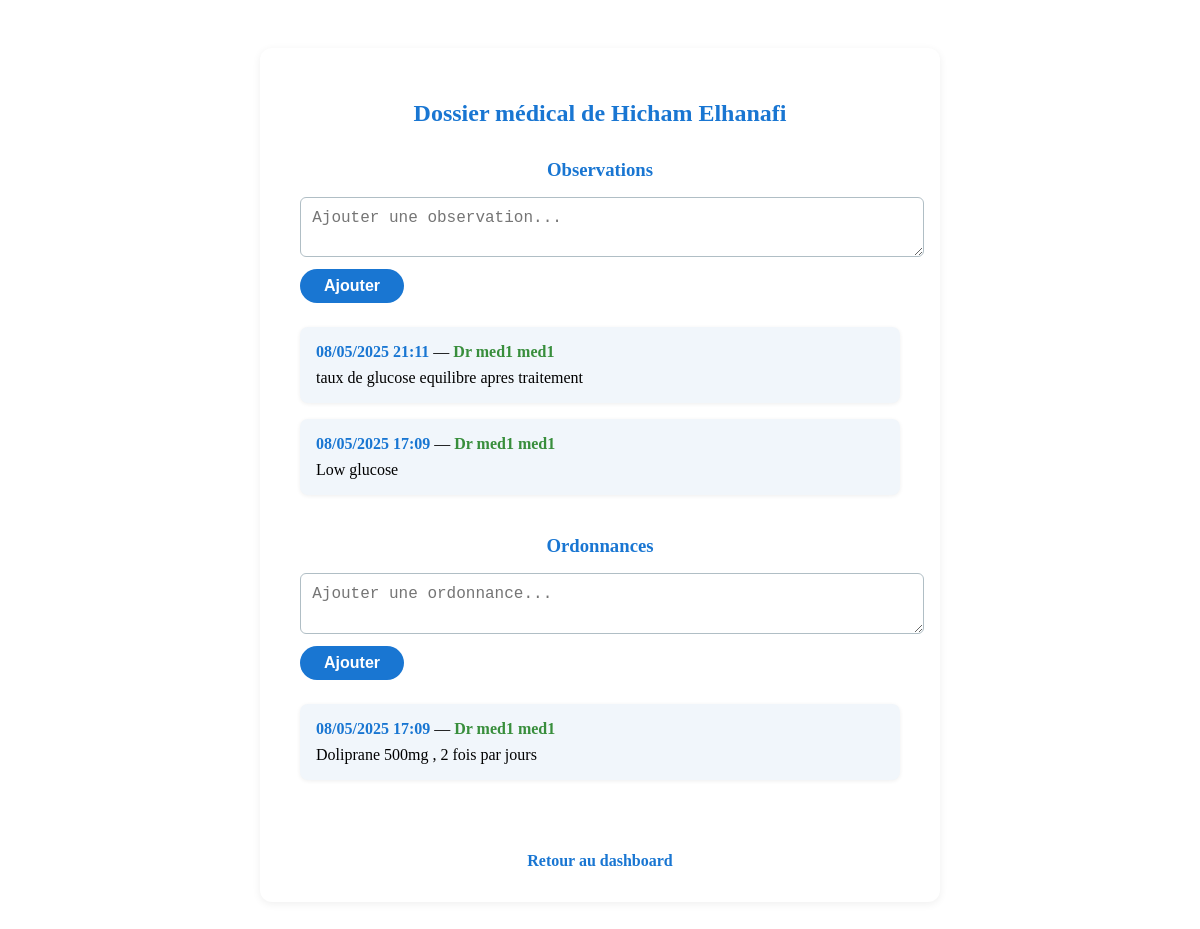
/medecin/dossier/2/ (signed in), run on the app's committed database.
### core/models.py (models this page shows, shortened)
class Patient(models.Model):
    first_name = models.CharField(max_length=100)
    last_name = models.CharField(max_length=100)
    email = models.EmailField(unique=True)
    password = models.CharField(max_length=128)  # hashé
    date_naissance = models.DateField()

class Observation(models.Model):
    dossier = models.ForeignKey(DossierMedical, on_delete=models.CASCADE)
    medecin = models.ForeignKey(Medecin, on_delete=models.CASCADE)
    texte = models.TextField()
    date = models.DateTimeField(auto_now_add=True)

class Medecin(models.Model):
    SPECIALITES = [
        ('cardiologie', 'Cardiologie'),
        ('dermatologie', 'Dermatologie'),
        ('pediatrie', 'Pédiatrie'),
        ('gynecologie', 'Gynécologie'),
        ('ophtalmologie', 'Ophtalmologie'),
        ('orthopedie', 'Orthopédie'),
    ]
    first_name = models.CharField(max_length=100)
    last_name = models.CharField(max_length=100)
    email = models.EmailField(unique=True)
    password = models.CharField(max_length=128)  # hashé
    specialite = models.CharField(max_length=100, choices=SPECIALITES)

class Ordonnance(models.Model):
    dossier = models.ForeignKey(DossierMedical, on_delete=models.CASCADE)
    medecin = models.ForeignKey(Medecin, on_delete=models.CASCADE)
    texte = models.TextField()
    date = models.DateTimeField(auto_now_add=True)

### core/views.py (the view, shortened to what this page needs)
# urls.py: path('medecin/dossier/<int:patient_id>/', views.dossier_medical_medecin, name='dossier_medical_medecin'),
@medecin_login_required
def dossier_medical_medecin(request, patient_id):
    medecin_id = request.session['medecin_id']
    medecin = Medecin.objects.get(id=medecin_id)
    patient = Patient.objects.get(id=patient_id)
    dossier, _ = DossierMedical.objects.get_or_create(patient=patient)
    observations = dossier.observation_set.select_related('medecin').order_by('-date')
    ordonnances = dossier.ordonnance_set.select_related('medecin').order_by('-date')
    message = None
    return render(request, 'core/dossier_medical_medecin.html', {
        'patient': patient,
        'observations': observations,
        'ordonnances': ordonnances,
        'message': message
    })

### core/views.py (called while the page is built)
def medecin_login_required(view_func):
    @wraps(view_func)
    def wrapper(request, *args, **kwargs):
        if 'medecin_id' not in request.session:
            return redirect('login_medecin')
        return view_func(request, *args, **kwargs)
    return wrapper

### core/templates/core/dossier_medical_medecin.html (shortened to what this page needs)
<!DOCTYPE html>
<html lang="fr">
<head>
    {% load static %}
    <link rel="stylesheet" href="{% static 'core/css/dossier_medical_medecin.css' %}">
</head>
<body>
    <div class="dossier-container">
        <h2>Dossier médical de {{ patient.first_name }} {{ patient.last_name }}</h2>
        <div class="section">
            <h3>Observations</h3>
            <form method="post" class="add-form">
                <textarea name="observation" placeholder="Ajouter une observation..." rows="2"></textarea>
                <button type="submit">Ajouter</button>
            </form>
            {% if observations %}
                <ul class="obs-list">
                    {% for obs in observations %}
                    <li>
                        <span class="date">{{ obs.date|date:'d/m/Y H:i' }}</span> —
                        <span class="medecin">Dr {{ obs.medecin.first_name }} {{ obs.medecin.last_name }}</span><br>
                        <span class="texte">{{ obs.texte }}</span>
                    </li>
                    {% endfor %}
                </ul>
            {% else %}
                <div class="message">Aucune observation.</div>
            {% endif %}
        </div>
        <div class="section">
            <h3>Ordonnances</h3>
            <form method="post" class="add-form">
                <textarea name="ordonnance" placeholder="Ajouter une ordonnance..." rows="2"></textarea>
                <button type="submit">Ajouter</button>
            </form>
            {% if ordonnances %}
                <ul class="ordo-list">
                    {% for ordo in ordonnances %}
                    <li>
                        <span class="date">{{ ordo.date|date:'d/m/Y H:i' }}</span> —
                        <span class="medecin">Dr {{ ordo.medecin.first_name }} {{ ordo.medecin.last_name }}</span><br>
                        <span class="texte">{{ ordo.texte }}</span>
                    </li>
                    {% endfor %}
                </ul>
            {% else %}
                <div class="message">Aucune ordonnance.</div>
            {% endif %}
        </div>
        <a href="{% url 'dashboard_medecin' %}" class="back-link">Retour au dashboard</a>
    </div>
</body>
</html>

### core/static/core/css/dossier_medical_medecin.css (style rules this page uses)
.dossier-container { max-width: 600px; margin: 3rem auto; background: #fff; border-radius: 12px; box-shadow: 0 2px 8px #0001; padding: 2rem 2.5rem; text-align: center; }
.dossier-container h2 { color: #1976d2; margin-bottom: 2rem; }
.section { margin-bottom: 2.5rem; }
.section h3 { color: #1976d2; margin-bottom: 1rem; }
.obs-list, .ordo-list { list-style: none; padding: 0; margin: 0; }
.obs-list li, .ordo-list li { background: #f1f6fb; border-radius: 8px; margin-bottom: 1rem; padding: 1rem; text-align: left; box-shadow: 0 1px 4px #0001; }
.date { color: #1976d2; font-weight: bold; }
.medecin { color: #388e3c; font-weight: bold; }
.texte { display: block; margin-top: 0.5rem; }
.add-form { margin-bottom: 1.5rem; text-align: left; }
.add-form textarea { width: 100%; padding: 0.7rem; border: 1px solid #b0bec5; border-radius: 6px; font-size: 1rem; margin-bottom: 0.5rem; }
.add-form button { background: #1976d2; color: #fff; border: none; padding: 0.5rem 1.5rem; border-radius: 25px; font-weight: bold; font-size: 1rem; cursor: pointer; transition: 0.2s; }
.back-link { display: inline-block; margin-top: 2rem; color: #1976d2; text-decoration: none; font-weight: bold; }

### data on the page
Patient: first_name "Hicham", last_name "Elhanafi"
Observation: date "08/05/2025 21:11", medecin.first_name "med1", medecin.last_name "med1", texte "taux de glucose equilibre apres traitement"
Observation: date "08/05/2025 17:09", medecin.first_name "med1", medecin.last_name "med1", texte "Low glucose"
Ordonnance: date "08/05/2025 17:09", medecin.first_name "med1", medecin.last_name "med1", texte "Doliprane 500mg , 2 fois par jours"
